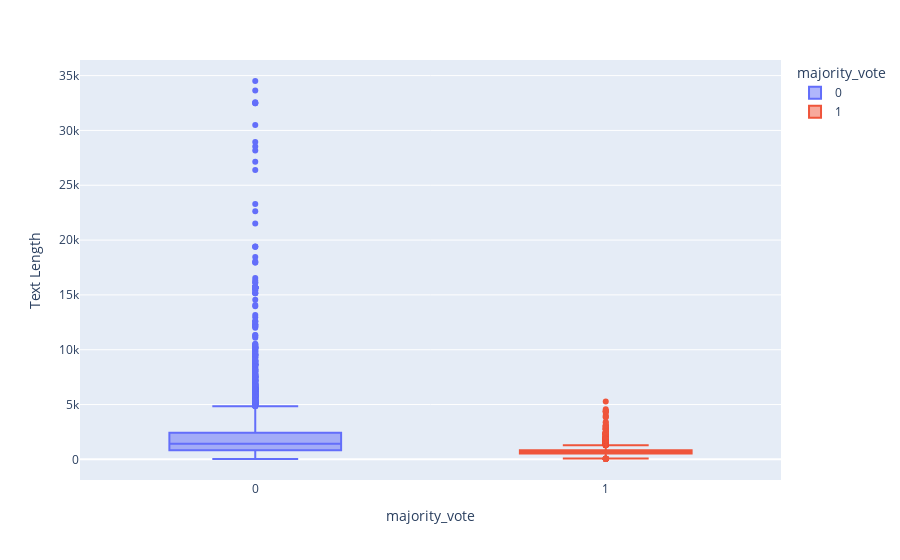

Notebook code for this chart:
### Markdown cell above
### Text Length vs Prediction

### Code cell
interactive_df["Text Length"] = df_cleaned["all_text"].apply(len)

fig = px.box(interactive_df, x="majority_vote", y="Text Length", color="majority_vote")

display(fig)

### Figure 1 — Plotly figure (JSON) as saved in the notebook; plotly's stock layout.template omitted (floating-point values rounded to 4 significant figures; data arrays with more than 128 entries replaced by an {"elided": "..."} marker saying what was removed)
{"data": [{"alignmentgroup": "True", "hovertemplate": "majority_vote=%{x}<br>Text Length=%{y}<extra></extra>", "legendgroup": "0", "marker": {"color": "#636efa"}, "name": "0", "notched": false, "offsetgroup": "0", "orientation": "v", "showlegend": true, "type": "box", "x": {"elided": "5624 int values"}, "x0": " ", "xaxis": "x", "y": {"elided": "5624 int values"}, "y0": " ", "yaxis": "y"}, {"alignmentgroup": "True", "hovertemplate": "majority_vote=%{x}<br>Text Length=%{y}<extra></extra>", "legendgroup": "1", "marker": {"color": "#EF553B"}, "name": "1", "notched": false, "offsetgroup": "1", "orientation": "v", "showlegend": true, "type": "box", "x": {"elided": "8488 int values"}, "x0": " ", "xaxis": "x", "y": {"elided": "8488 int values"}, "y0": " ", "yaxis": "y"}], "layout": {"boxmode": "overlay", "legend": {"title": {"text": "majority_vote"}, "tracegroupgap": 0}, "margin": {"t": 60}, "xaxis": {"anchor": "y", "categoryarray": [0, 1], "categoryorder": "array", "domain": [0, 1], "title": {"text": "majority_vote"}}, "yaxis": {"anchor": "x", "domain": [0, 1], "title": {"text": "Text Length"}}}}
